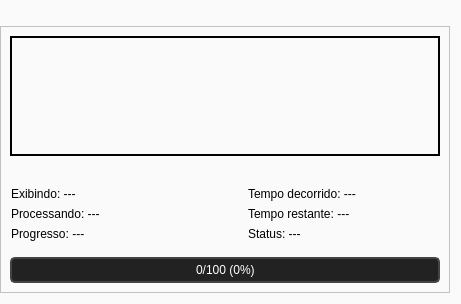
     <widget class="QWidget" name="widget" native="true">
      <property name="palette">
       <palette>
        <active>
         <colorrole role="WindowText">
          <brush brushstyle="SolidPattern">
           <color alpha="255">
            <red>0</red>
            <green>0</green>
            <blue>0</blue>
           </color>
          </brush>
         </colorrole>
         <colorrole role="Button">
          <brush brushstyle="SolidPattern">
           <color alpha="255">
            <red>250</red>
            <green>250</green>
            <blue>250</blue>
           </color>
          </brush>
         </colorrole>
         <colorrole role="Text">
          <brush brushstyle="SolidPattern">
           <color alpha="255">
            <red>0</red>
            <green>0</green>
            <blue>0</blue>
           </color>
          </brush>
         </colorrole>
         <colorrole role="ButtonText">
          <brush brushstyle="SolidPattern">
           <color alpha="255">
            <red>0</red>
            <green>0</green>
            <blue>0</blue>
           </color>
          </brush>
         </colorrole>
         <colorrole role="Base">
          <brush brushstyle="SolidPattern">
           <color alpha="255">
            <red>250</red>
            <green>250</green>
            <blue>250</blue>
           </color>
          </brush>
         </colorrole>
         <colorrole role="Window">
          <brush brushstyle="SolidPattern">
           <color alpha="255">
            <red>250</red>
            <green>250</green>
            <blue>250</blue>
           </color>
          </brush>
         </colorrole>
         <colorrole role="PlaceholderText">
          <brush brushstyle="SolidPattern">
           <color alpha="128">
            <red>0</red>
            <green>0</green>
            <blue>0</blue>
           </color>
          </brush>
         </colorrole>
        </active>
        <inactive>
         <colorrole role="WindowText">
          <brush brushstyle="SolidPattern">
           <color alpha="255">
            <red>0</red>
            <green>0</green>
            <blue>0</blue>
           </color>
          </brush>
         </colorrole>
         <colorrole role="Button">
          <brush brushstyle="SolidPattern">
           <color alpha="255">
            <red>250</red>
            <green>250</green>
            <blue>250</blue>
           </color>
          </brush>
         </colorrole>
         <colorrole role="Text">
          <brush brushstyle="SolidPattern">
           <color alpha="255">
            <red>0</red>
            <green>0</green>
            <blue>0</blue>
           </color>
          </brush>
         </colorrole>
         <colorrole role="ButtonText">
          <brush brushstyle="SolidPattern">
           <color alpha="255">
            <red>0</red>
            <green>0</green>
            <blue>0</blue>
           </color>
          </brush>
         </colorrole>
         <colorrole role="Base">
          <brush brushstyle="SolidPattern">
           <color alpha="255">
            <red>250</red>
            <green>250</green>
            <blue>250</blue>
           </color>
          </brush>
         </colorrole>
         <colorrole role="Window">
          <brush brushstyle="SolidPattern">
           <color alpha="255">
            <red>250</red>
            <green>250</green>
            <blue>250</blue>
           </color>
          </brush>
         </colorrole>
         <colorrole role="PlaceholderText">
          <brush brushstyle="SolidPattern">
           <color alpha="128">
            <red>0</red>
            <green>0</green>
            <blue>0</blue>
           </color>
          </brush>
         </colorrole>
        </inactive>
        <disabled>
         <colorrole role="WindowText">
          <brush brushstyle="SolidPattern">
           <color alpha="255">
            <red>0</red>
            <green>0</green>
            <blue>0</blue>
           </color>
          </brush>
         </colorrole>
         <colorrole role="Button">
          <brush brushstyle="SolidPattern">
           <color alpha="255">
            <red>250</red>
            <green>250</green>
            <blue>250</blue>
           </color>
          </brush>
         </colorrole>
         <colorrole role="Text">
          <brush brushstyle="SolidPattern">
           <color alpha="255">
            <red>0</red>
            <green>0</green>
            <blue>0</blue>
           </color>
          </brush>
         </colorrole>
         <colorrole role="ButtonText">
          <brush brushstyle="SolidPattern">
           <color alpha="255">
            <red>0</red>
            <green>0</green>
            <blue>0</blue>
           </color>
          </brush>
         </colorrole>
         <colorrole role="Base">
          <brush brushstyle="SolidPattern">
           <color alpha="255">
            <red>250</red>
            <green>250</green>
            <blue>250</blue>
           </color>
          </brush>
         </colorrole>
         <colorrole role="Window">
          <brush brushstyle="SolidPattern">
           <color alpha="255">
            <red>250</red>
            <green>250</green>
            <blue>250</blue>
           </color>
          </brush>
         </colorrole>
         <colorrole role="PlaceholderText">
          <brush brushstyle="SolidPattern">
           <color alpha="128">
            <red>0</red>
            <green>0</green>
            <blue>0</blue>
           </color>
          </brush>
         </colorrole>
        </disabled>
       </palette>
      </property>
      <layout class="QVBoxLayout" name="verticalLayout_58">
       <property name="leftMargin">
        <number>0</number>
       </property>
       <item>
        <spacer name="verticalSpacer_7">
         <property name="orientation">
          <enum>Qt::Orientation::Vertical</enum>
         </property>
         <property name="sizeType">
          <enum>QSizePolicy::Policy::Fixed</enum>
         </property>
         <property name="sizeHint" stdset="0">
          <size>
           <width>20</width>
           <height>15</height>
          </size>
         </property>
        </spacer>
       </item>
       <item>
        <widget class="QFrame" name="frame">
         <property name="enabled">
          <bool>true</bool>
         </property>
         <property name="minimumSize">
          <size>
           <width>450</width>
           <height>0</height>
          </size>
         </property>
         <property name="styleSheet">
          <string notr="true">* {
	font-family: &quot;Arial&quot;;
    font-size: 12px;
	background-color: #FAFAFA;
	color: #000;
}

QTabBar::tab {
    background-color: #D3D3D3; /* Cor de fundo das abas */
    color: #000;
    padding: 8px 12px;
    border: 1px solid #B1B1B1;
    border-bottom: none; /*Remove a borda inferior das abas */
}

QTabBar::tab:selected {
    background-color: #FAFAFA; /* Fundo da aba selecionada */
	color: #000;
}

QTabWidget::pane {
    border: 1px solid #B1B1B1; /* Borda ao redor do conteúdo */
    top: -1px; /* Sobe o conteúdo para &quot;colar&quot; na aba */
}

QLineEdit {
	border: 1px solid #B1B1B1;
	border-radius: 20px;
	color: #0000;
	background-color: #FAFAFA;
	padding: 2px 4px 2px 4px;
}

QLineEdit:disabled {
    background-color: #D3D3D3; /* Fundo cinza */
    color: #A9A9A9; /* Texto desbotado */
}

QComboBox {
	border: 1px solid #B1B1B1;
	border-radius: 20px;
	color: #000;
	backgroundColor: #FAFAFA;
	padding: 2px 4px 2px 4px;
}

QComboBox:disabled {
    background-color: #D3D3D3; /* Fundo cinza */
    color: #A9A9A9; /* Texto desbotado */
}

QComboBox::drop-down {
    width: 20px;
	border: none;
	background-color: #FAFAFA;
}

QComboBox::drop-down:disabled {
	background-color: #D3D3D3; /* Fundo cinza */
    color: #A9A9A9; /* Texto desbotado */
}

QComboBox::down-arrow {
    image: url(:/Assets/assets/select_arrow.png);
	width: 10px;
}

QPushButton {
	padding: 3px 9px;
	border-radius: 3px;
	background-color: #888585;
	color: #FFF;
}

QPushButton:hover {
	background-color: #7A7A7A;
}

QPushButton:disabled {
    background-color: #D3D3D3; /* Fundo cinza */
    color: #A9A9A9; /* Texto desbotado */
    border: 1px solid #CCCCCC;
    opacity: 0.6; /* Diminui a opacidade */
}
</string>
         </property>
         <property name="frameShape">
          <enum>QFrame::Shape::StyledPanel</enum>
         </property>
         <property name="frameShadow">
          <enum>QFrame::Shadow::Raised</enum>
         </property>
         <layout class="QVBoxLayout" name="verticalLayout_23">
          <item>
           <widget class="QLabel" name="imageLabel">
            <property name="enabled">
             <bool>false</bool>
            </property>
            <property name="sizePolicy">
             <sizepolicy hsizetype="Expanding" vsizetype="Expanding">
              <horstretch>0</horstretch>
              <verstretch>0</verstretch>
             </sizepolicy>
            </property>
            <property name="minimumSize">
             <size>
              <width>140</width>
              <height>120</height>
             </size>
            </property>
            <property name="maximumSize">
             <size>
              <width>430</width>
              <height>370</height>
             </size>
            </property>
            <property name="layoutDirection">
             <enum>Qt::LayoutDirection::LeftToRight</enum>
            </property>
            <property name="autoFillBackground">
             <bool>false</bool>
            </property>
            <property name="styleSheet">
             <string notr="true">QFrame {
    border: 2px solid black;
}</string>
            </property>
            <property name="text">
             <string/>
            </property>
            <property name="scaledContents">
             <bool>false</bool>
            </property>
            <property name="alignment">
             <set>Qt::AlignmentFlag::AlignCenter</set>
            </property>
           </widget>
          </item>
          <item>
           <layout class="QHBoxLayout" name="horizontalLayout_16">
            <property name="topMargin">
             <number>25</number>
            </property>
            <property name="bottomMargin">
             <number>10</number>
            </property>
            <item>
             <layout class="QVBoxLayout" name="verticalLayout_30">
              <item>
               <widget class="QLabel" name="currentDisplayedImageLabel">
                <property name="maximumSize">
                 <size>
                  <width>190</width>
                  <height>16777215</height>
                 </size>
                </property>
                <property name="layoutDirection">
                 <enum>Qt::LayoutDirection::LeftToRight</enum>
                </property>
                <property name="autoFillBackground">
                 <bool>false</bool>
                </property>
                <property name="text">
                 <string>Exibindo: ---</string>
                </property>
                <property name="textFormat">
                 <enum>Qt::TextFormat::AutoText</enum>
                </property>
                <property name="wordWrap">
                 <bool>false</bool>
                </property>
               </widget>
              </item>
              <item>
               <widget class="QLabel" name="currentProcessingImageLabel">
                <property name="maximumSize">
                 <size>
                  <width>190</width>
                  <height>16777215</height>
                 </size>
                </property>
                <property name="text">
                 <string>Processando: ---</string>
                </property>
               </widget>
              </item>
              <item>
               <widget class="QLabel" name="currentProgressLabel">
                <property name="maximumSize">
                 <size>
                  <width>190</width>
                  <height>16777215</height>
                 </size>
                </property>
                <property name="text">
                 <string>Progresso: ---</string>
                </property>
               </widget>
              </item>
             </layout>
            </item>
            <item>
             <spacer name="horizontalSpacer_17">
              <property name="orientation">
               <enum>Qt::Orientation::Horizontal</enum>
              </property>
              <property name="sizeType">
               <enum>QSizePolicy::Policy::Fixed</enum>
              </property>
              <property name="sizeHint" stdset="0">
               <size>
                <width>40</width>
                <height>20</height>
               </size>
              </property>
             </spacer>
            </item>
            <item>
             <layout class="QVBoxLayout" name="verticalLayout_31">
              <item>
               <widget class="QLabel" name="elapsedTimeLabel">
                <property name="maximumSize">
                 <size>
                  <width>190</width>
                  <height>16777215</height>
                 </size>
                </property>
                <property name="text">
                 <string>Tempo decorrido: ---</string>
                </property>
               </widget>
              </item>
              <item>
               <widget class="QLabel" name="remainingTimeLabel">
                <property name="maximumSize">
                 <size>
                  <width>190</width>
                  <height>16777215</height>
                 </size>
                </property>
                <property name="text">
                 <string>Tempo restante: ---</string>
                </property>
               </widget>
              </item>
              <item>
               <widget class="QLabel" name="currentStatusLabel">
                <property name="maximumSize">
                 <size>
                  <width>190</width>
                  <height>16777215</height>
                 </size>
                </property>
                <property name="text">
                 <string>Status: ---</string>
                </property>
               </widget>
              </item>
             </layout>
            </item>
           </layout>
          </item>
          <item>
           <widget class="QProgressBar" name="progressBar">
            <property name="styleSheet">
             <string notr="true">QProgressBar {
    border: 2px solid #444;
    border-radius: 5px;
    text-align: center; /* centraliza o texto */
    color: white;
    background-color: #222;
}

QProgressBar::chunk {
    background-color: #00c853; /* verde */
    border-radius: 3px;
}</string>
            </property>
            <property name="value">
             <number>0</number>
            </property>
            <property name="format">
             <string>%v/%m (%p%)</string>
            </property>
           </widget>
          </item>
         </layout>
        </widget>
       </item>
      </layout>
     </widget>
